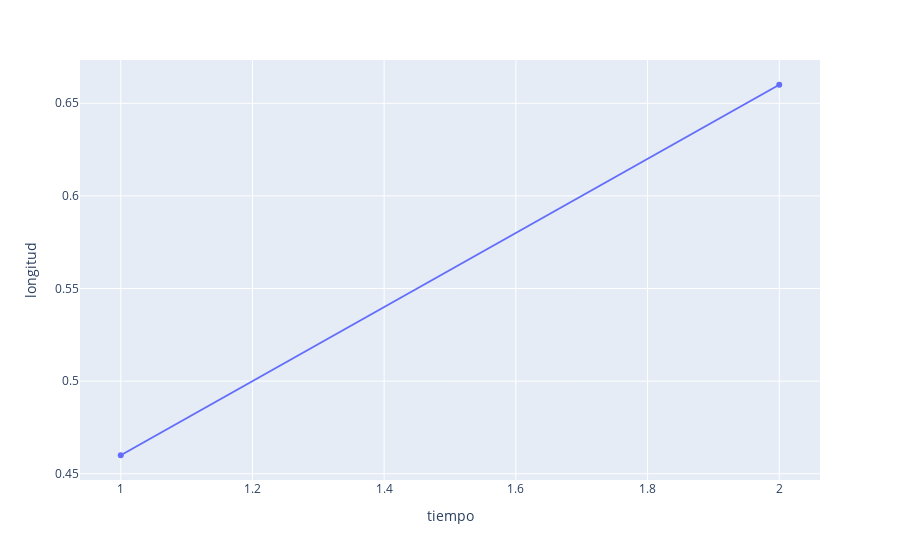

The notebook cell this image was saved under:
### Markdown cell above
### Creacion de distintos instantes de tiempo

### Code cell
df_recta = pd.DataFrame({'longitud': [0.46, 0.66], 'tiempo': [1,2]})
coefficients = np.polyfit(df_recta['tiempo'], df_recta['longitud'], 1) # polyfit(x, y, degree) sirve para calcular los coeficientes de la ecuación de la recta (y = mx + b)
m = coefficients[0]
b = coefficients[1]
fig = px.scatter(df_recta, x='tiempo', y='longitud')
fig.add_trace(px.line(x=df_recta['tiempo'], y=m*df_recta['tiempo'] + b).data[0])
fig.show()

### Figure 1 — Plotly figure (JSON) as saved in the notebook; plotly's stock layout.template omitted (floating-point values rounded to 4 significant figures)
{"data": [{"hovertemplate": "tiempo=%{x}<br>longitud=%{y}<extra></extra>", "legendgroup": "", "marker": {"color": "#636efa", "symbol": "circle"}, "mode": "markers", "name": "", "orientation": "v", "showlegend": false, "type": "scatter", "x": [1, 2], "xaxis": "x", "y": [0.46, 0.66], "yaxis": "y"}, {"hovertemplate": "x=%{x}<br>y=%{y}<extra></extra>", "legendgroup": "", "line": {"color": "#636efa", "dash": "solid"}, "marker": {"symbol": "circle"}, "mode": "lines", "name": "", "orientation": "v", "showlegend": false, "type": "scatter", "x": [1, 2], "xaxis": "x", "y": [0.46, 0.66], "yaxis": "y"}], "layout": {"legend": {"tracegroupgap": 0}, "margin": {"t": 60}, "xaxis": {"anchor": "y", "domain": [0, 1], "title": {"text": "tiempo"}}, "yaxis": {"anchor": "x", "domain": [0, 1], "title": {"text": "longitud"}}}}
